Frame 1 (no input): blank canvas, image omitted
Frame 60 (the mouse pressed at the canvas centre just before this capture): blank canvas, image omitted
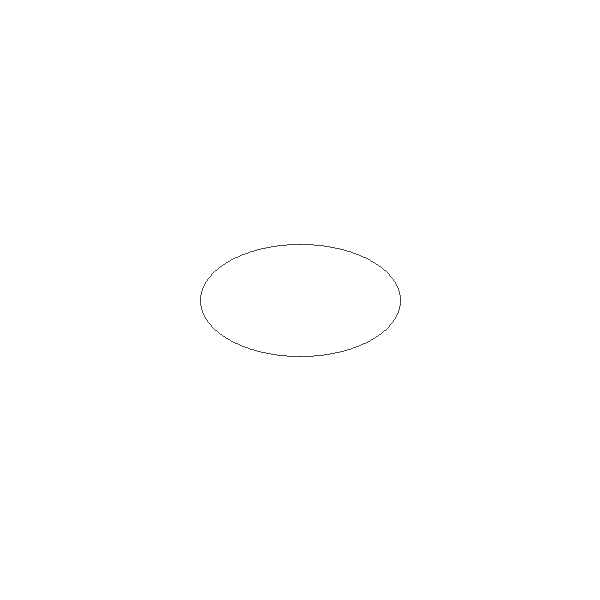
Frame 120 (the mouse held since frame 60 and released just before this capture)

The Processing sketch whose frames 1 and 60 were blank and that drew this single picture after the mouse press (run headless with seeded random() and noise(); from frame 60 on, the mouse is pressed at the canvas centre):

// Processing sketch: Cg05_DrawEllipse
// ── Cg05_DrawEllipse.pde
EllipseWorker ellipseWorker;

void setup()
{
    size(600,600); 
    ellipseWorker = new EllipseWorker();
    ellipseWorker.a = 100;
    ellipseWorker.b = 56;
}

void draw()
{
    background(255); 
    ellipseWorker.render();
}
// ── BresenhamEllipse.pde
public class BresenhamEllipse
{
    /*
          Bresenham四分画椭圆算法
     */
    public void drawEllipse(int cx, int cy, int a, int b)
    {
        int A2 = a * a;
        int B2 = b * b;
        int twoA2 = A2 + A2;   //2*A2;
        int twoB2 = B2 + B2;   //2*B2;
        
        int x = 0;
        int y = b;
        int px = 0;
        int py = twoA2 * y;
        
        ellipsePlotPoints(cx, cy, x, y);
        
        //区域1
        int d = round(B2 - A2 * (0.25 + b));  //中点判别式
        while(px < py)
        {
            ++x;
            px += twoB2;
            if(d < 0)
                d += B2 + px;
            else
            {
                --y;
                py -= twoA2;
                d += B2 + px - py;
            }
            ellipsePlotPoints(cx, cy, x, y);
        }
         
        //区域2
        d = round(B2 * (x + 0.5) * (x + 0.5) + A2 * ((y - 1) * (y - 1) - B2));
        while(y > 0)
        {
            --y;
            py -= twoA2;
            if(d > 0)
                d += A2 - py;
            else
            {
                ++x;
                px += twoB2;
                d += A2 - py + px;
            }
            ellipsePlotPoints(cx, cy, x, y);
        }
    }
    
    private void ellipsePlotPoints(int cx, int cy, int x, int y)
    {
        point(cx + x, cy + y);
        point(cx - x, cy + y);
        point(cx + x, cy - y);
        point(cx - x, cy - y);
    }
}
// ── EllipseWorker.pde
public class EllipseWorker
{
    public int a;
    public int b;
    BresenhamEllipse bresenhamEllipse;
    
    EllipseWorker()
    {
        bresenhamEllipse = new BresenhamEllipse();
    }
  
    void render()
    {
        bresenhamEllipse.drawEllipse(mouseX, mouseY, a, b);
    }
}
